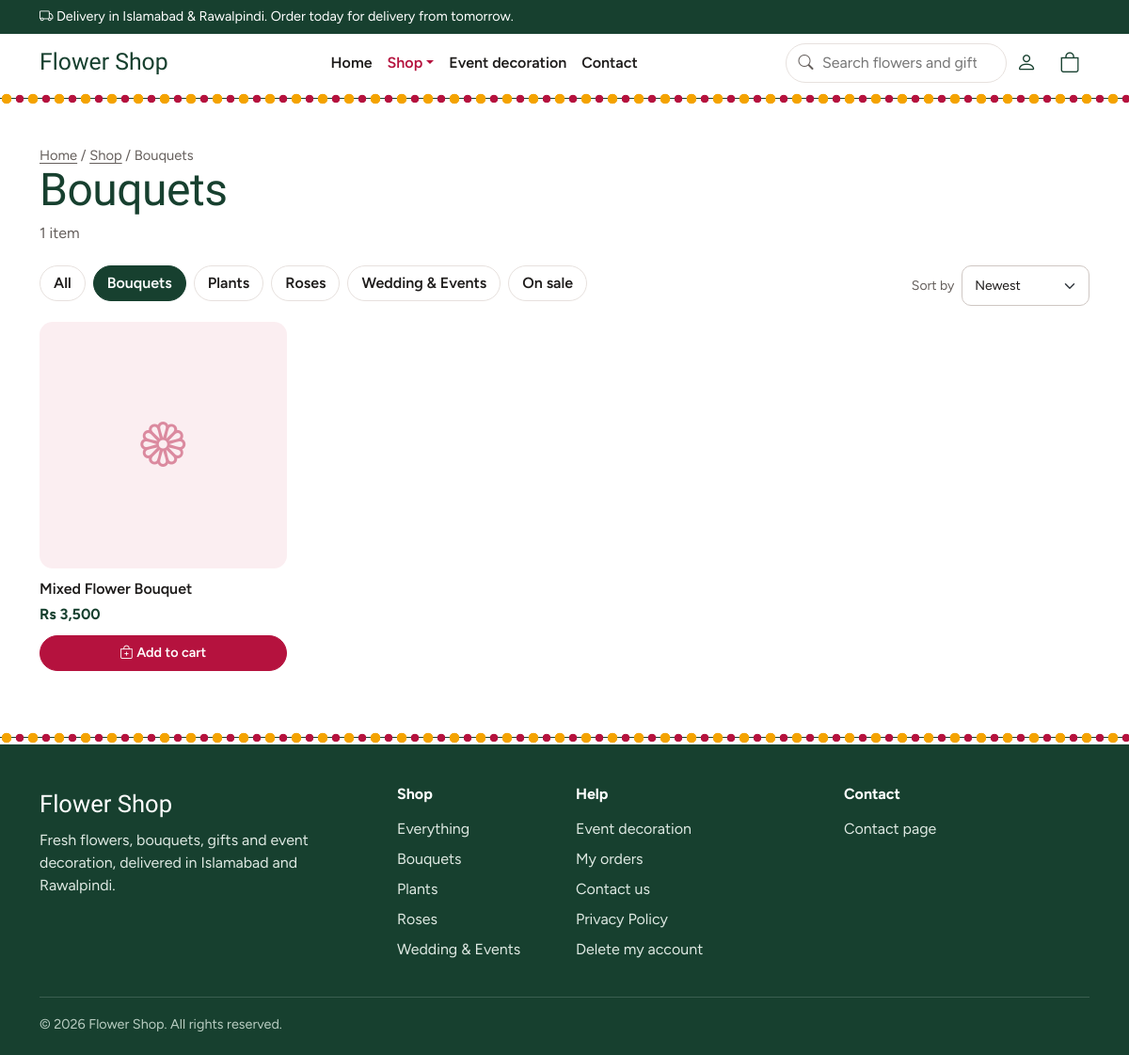
The app's page /shop.php?cat=2 with its own data.
### tables this page shows
CREATE TABLE categories (
  id         INT AUTO_INCREMENT PRIMARY KEY,
  name       VARCHAR(80) NOT NULL UNIQUE,
  is_active  TINYINT(1) NOT NULL DEFAULT 1,
  image      VARCHAR(255) NULL                   
);

CREATE TABLE flowers (
  id           INT AUTO_INCREMENT PRIMARY KEY,
  category_id  INT NULL,
  name         VARCHAR(120) NOT NULL,
  description  TEXT,
  price        DECIMAL(10,2) NOT NULL,            
  image        VARCHAR(255) NOT NULL,             
  stock        INT NOT NULL DEFAULT 0,
  same_day_available TINYINT(1) NOT NULL DEFAULT 1,  
  is_active    TINYINT(1) NOT NULL DEFAULT 1,     
  created_at   TIMESTAMP DEFAULT CURRENT_TIMESTAMP,
  old_price    DECIMAL(10,2) NULL,                
  is_featured  TINYINT(1) NOT NULL DEFAULT 0,     
  FOREIGN KEY (category_id) REFERENCES categories(id) ON DELETE SET NULL
);

### config/notify.php (called while the page is built, shortened)
<?php
function delivery_cities(array $settings): array
{
    $raw = $settings['delivery_cities'] ?? 'Islamabad, Rawalpindi';
    return array_values(array_filter(array_map('trim', explode(',', $raw))));
}

### shop.php (the view, shortened to what this page needs)
<?php
require __DIR__ . '/site/_init.php';
$cat  = (int) ($_GET['cat'] ?? 0);
$q    = trim((string) ($_GET['q'] ?? ''));
$sale = !empty($_GET['sale']);
$sort = in_array($_GET['sort'] ?? '', ['low', 'high'], true) ? $_GET['sort'] : 'new';
$cats    = shop_categories($pdo);
$current = null;
foreach ($cats as $c) {
    if ((int) $c['id'] === $cat) $current = $c;
}
$sql    = "SELECT * FROM flowers WHERE is_active = 1";
$params = [];
if ($cat > 0) {
    $sql .= " AND category_id = ?";
    $params[] = $cat;
}
$sql .= " ORDER BY (stock > 0) DESC, " . ['new' => 'id DESC', 'low' => 'price ASC', 'high' => 'price DESC'][$sort];
$stmt = $pdo->prepare($sql);
$stmt->execute($params);
$flowers = $stmt->fetchAll();
$link = function (array $change) use ($cat, $q, $sale, $sort): string {
    $now = array_merge(['cat' => $cat ?: null, 'q' => $q !== '' ? $q : null, 'sale' => $sale ? 1 : null,
                        'sort' => $sort !== 'new' ? $sort : null], $change);
    $qs  = http_build_query(array_filter($now, fn($v) => $v !== null));
    return url('shop.php' . ($qs !== '' ? '?' . $qs : ''));
};
if ($q !== '')        $heading = 'Results for "' . $q . '"';
elseif ($current)     $heading = $current['name'];
elseif ($sale)        $heading = 'On sale';
else                  $heading = 'All flowers and gifts';
require __DIR__ . '/site/_header.php';
?>
<div class="container">
  <div class="page-head">
    <p class="crumbs"><a href="<?= url() ?>">Home</a> / <a href="<?= url('shop.php') ?>">Shop</a><?= $current ? ' / ' . e($current['name']) : '' ?></p>
    <h1><?= e($heading) ?></h1>
    <p><?= count($flowers) ?> <?= count($flowers) === 1 ? 'item' : 'items' ?><?= $sale && ($current || $q !== '') ? ' on sale' : '' ?></p>
  </div>
  <div class="d-flex flex-wrap align-items-center justify-content-between gap-3 my-3">
    <nav class="chips" aria-label="Categories">
      <a class="chip <?= $cat === 0 && !$sale ? 'active' : '' ?>" href="<?= $link(['cat' => null, 'sale' => null]) ?>">All</a>
      <?php foreach ($cats as $c): ?>
        <a class="chip <?= $cat === (int) $c['id'] ? 'active' : '' ?>" href="<?= $link(['cat' => (int) $c['id']]) ?>"><?= e($c['name']) ?></a>
      <?php endforeach; ?>
      <a class="chip <?= $sale ? 'active' : '' ?>" href="<?= $link(['sale' => $sale ? null : 1]) ?>">On sale</a>
    </nav>
    <form method="get" action="<?= url('shop.php') ?>" class="d-flex align-items-center gap-2">
      <label for="sort" class="text-muted small text-nowrap">Sort by</label>
      <select id="sort" name="sort" class="form-select form-select-sm" style="width:auto" onchange="this.form.submit()">
        <option value="new"  <?= $sort === 'new' ? 'selected' : '' ?>>Newest</option>
      </select>
    </form>
  </div>
  <?php if ($flowers): ?>
    <div class="products mb-4">
      <?php foreach ($flowers as $f) echo product_card($f); ?>
    </div>
  <?php endif; ?>
</div>
<?php require __DIR__ . '/site/_footer.php'; ?>

### site/_init.php (shortened to what this page needs)
<?php
require_once __DIR__ . '/../config/notify.php';
require_once __DIR__ . '/../config/bookings.php';
$settings = $pdo->query("SELECT setting_key, setting_value FROM settings")->fetchAll(PDO::FETCH_KEY_PAIR);
$shop_name = $settings['shop_name'] ?? 'Flower Shop';
function e($value): string
{
    return htmlspecialchars((string) $value, ENT_QUOTES, 'UTF-8');
}
function rs($amount): string
{
    return 'Rs ' . number_format((float) $amount);
}
function url(string $path = ''): string
{
    return BASE_PATH . ltrim($path, '/');
}
function photo(?string $path): string
{
    return ($path && is_file(__DIR__ . '/../' . $path)) ? url($path) : '';
}
function shop_categories(PDO $pdo): array
{
    static $cats = null;
    if ($cats === null) {
        $cats = $pdo->query(
            "SELECT c.*, (SELECT COUNT(*) FROM flowers f WHERE f.category_id = c.id AND f.is_active = 1) AS item_count
             FROM categories c WHERE c.is_active = 1 ORDER BY c.name"
        )->fetchAll();
    }
    return $cats;
}
function product_card(array $f): string
{
    $img   = photo($f['image']);
    $link  = url('product.php?id=' . (int) $f['id']);
    $old   = (float) ($f['old_price'] ?? 0);
    $price = (float) $f['price'];
    $sale  = $old > $price;
    $out   = (int) $f['stock'] < 1;
    ob_start(); ?>
    <article class="product">
      <a class="product-photo" href="<?= $link ?>" aria-label="<?= e($f['name']) ?>">
        <?php if ($img): ?>
          <img src="<?= e($img) ?>" alt="<?= e($f['name']) ?>" loading="lazy">
        <?php else: ?>
          <span class="no-photo"><i class="bi bi-flower1"></i></span>
        <?php endif; ?>
      </a>
      <h3 class="product-name"><a href="<?= $link ?>"><?= e($f['name']) ?></a></h3>
      <p class="product-price">
        <span class="now"><?= rs($price) ?></span>
      </p>
      <?php if ($out): ?>
        <a class="btn btn-outline-leaf btn-sm w-100" href="<?= $link ?>">View details</a>
      <?php else: ?>
        <form method="post" action="<?= url('cart.php') ?>">
          <button class="btn btn-rose btn-sm w-100"><i class="bi bi-bag-plus"></i> Add to cart</button>
        </form>
      <?php endif; ?>
    </article>
    <?php
    return ob_get_clean();
}

### site/_footer.php (shortened to what this page needs)
<?php
$f_phone   = trim($settings['shop_phone'] ?? '');
$f_wa      = trim($settings['shop_whatsapp'] ?? '');
$f_email   = trim($settings['shop_email'] ?? '');
$f_address = trim($settings['shop_address'] ?? '');
?>
</main>
<footer class="site-footer">
  <div class="garland" aria-hidden="true"></div>
  <div class="container">
    <div class="row gy-4">
      <div class="col-lg-4">
        <p class="footer-brand"><?= e($shop_name) ?></p>
        <p class="footer-text">Fresh flowers, bouquets, gifts and event decoration, delivered in
          <?= e(implode(' and ', delivery_cities($settings))) ?>.</p>
      </div>
      <div class="col-6 col-lg-2">
        <h2 class="footer-head">Shop</h2>
        <ul class="footer-links">
          <li><a href="<?= url('shop.php') ?>">Everything</a></li>
          <?php foreach (array_slice(shop_categories($pdo), 0, 6) as $c): ?>
            <li><a href="<?= url('shop.php?cat=' . (int) $c['id']) ?>"><?= e($c['name']) ?></a></li>
          <?php endforeach; ?>
        </ul>
      </div>
      <div class="col-6 col-lg-3">
        <h2 class="footer-head">Help</h2>
        <ul class="footer-links">
          <li><a href="<?= url('events.php') ?>">Event decoration</a></li>
          <li><a href="<?= url('orders.php') ?>">My orders</a></li>
          <li><a href="<?= url('contact.php') ?>">Contact us</a></li>
          <li><a href="<?= url('privacy.php') ?>">Privacy Policy</a></li>
          <li><a href="<?= url('delete-account.php') ?>">Delete my account</a></li>
        </ul>
      </div>
      <div class="col-lg-3">
        <h2 class="footer-head">Contact</h2>
        <ul class="footer-links footer-contact">
          <?php if ($f_phone === '' && $f_wa === '' && $f_email === '' && $f_address === ''): ?>
            <li><a href="<?= url('contact.php') ?>">Contact page</a></li>
          <?php endif; ?>
        </ul>
      </div>
    </div>
    <p class="copyright">&copy; <?= date('Y') ?> <?= e($shop_name) ?>. All rights reserved.</p>
  </div>
</footer>
</body>
</html>

### assets/site.css (style rules this page uses)
:root { --leaf: #17402f; --leaf-dark: #0f2d21; --rose: #b5123e; --rose-dark: #8f0d30; --marigold: #f4a300; --petal: #fbeef1; --mist: #eef4ee; --ink: #1e1c1b; --muted: #655f5c; --line: #e7e1de; --display: "Rozha One", Georgia, serif; --body: "Figtree", system-ui, -apple-system, "Segoe UI", Roboto, Arial, sans-serif; --bs-body-font-family: var(--body); --bs-body-color: var(--ink); --bs-link-color-rgb: 181, 18, 62; --bs-link-hover-color-rgb: 143, 13, 48; }
body { font-family: var(--body); color: var(--ink); background: #fff; }
h1, h2, .display { font-family: var(--display); font-weight: 400; color: var(--leaf); letter-spacing: -0.01em; }
h1 { font-size: clamp(2.1rem, 4.5vw, 3rem); line-height: 1.08; }
h2 { font-size: clamp(1.6rem, 3.2vw, 2.25rem); line-height: 1.12; margin-bottom: 0; }
h3 { font-size: 1.05rem; font-weight: 600; color: var(--ink); }
a { text-underline-offset: 3px; }
.text-muted { color: var(--muted) !important; }
.btn { border-radius: 999px; font-weight: 600; padding: 0.6rem 1.25rem; }
.btn-sm { padding: 0.45rem 0.9rem; font-size: 0.9rem; }
.btn-rose { background: var(--rose); border-color: var(--rose); color: #fff; }
.form-control, .form-select { border-color: #cfc7c3; border-radius: 10px; padding: 0.6rem 0.8rem; }
.garland { height: 14px; background: radial-gradient(circle at 7px 7px, var(--marigold) 5px, transparent 5.6px) 0 0 / 28px 14px repeat-x, radial-gradient(circle at 21px 7px, var(--rose) 4px, transparent 4.6px) 0 0 / 28px 14px repeat-x, linear-gradient(var(--leaf), var(--leaf)) 0 6.5px / 100% 1px no-repeat; }
.page-head { padding: 34px 0 6px; }
.page-head p { color: var(--muted); margin: 8px 0 0; max-width: 62ch; }
.crumbs { font-size: 0.92rem; color: var(--muted); margin-bottom: 10px; }
.crumbs a { color: var(--muted); }
.products { display: grid; grid-template-columns: repeat(2, minmax(0, 1fr)); gap: 26px 14px; }
@media (min-width: 768px) { .products { grid-template-columns: repeat(3, minmax(0, 1fr)); gap: 32px 22px; } }
@media (min-width: 1100px) { .products { grid-template-columns: repeat(4, minmax(0, 1fr)); } }
.product { display: flex; flex-direction: column; }
.product-photo { position: relative; display: block; border-radius: 14px; overflow: hidden; aspect-ratio: 1; background: var(--petal); }
.no-photo { position: absolute; inset: 0; display: flex; align-items: center; justify-content: center; font-size: 3rem; color: var(--rose); opacity: 0.45; }
.product-name { margin: 12px 0 4px; font-size: 1rem; font-weight: 600; line-height: 1.3; }
.product-name a { color: var(--ink); text-decoration: none; }
.product-price { margin: 0 0 10px; }
.product-price .now { font-weight: 700; color: var(--leaf); }
.product form, .product > .btn { margin-top: auto; }
.chips { display: flex; gap: 8px; flex-wrap: nowrap; overflow-x: auto; padding-bottom: 6px; scrollbar-width: thin; }
.chip { flex: none; border: 1.5px solid var(--line); border-radius: 999px; padding: 6px 14px; color: var(--ink); text-decoration: none; font-weight: 600; background: #fff; }
.chip.active { background: var(--leaf); border-color: var(--leaf); color: #fff; }
.site-footer { background: var(--leaf); color: #dfe9e3; margin-top: 64px; }
.site-footer .garland { background-color: #fff; }
.site-footer .container { padding-top: 44px; padding-bottom: 22px; }
.footer-brand { font-family: var(--display); font-size: 1.6rem; color: #fff; margin-bottom: 8px; }
.footer-text { max-width: 34ch; }
.footer-head { font-family: var(--body); font-size: 1rem; font-weight: 700; color: #fff; letter-spacing: 0; margin-bottom: 12px; }
.footer-links { list-style: none; padding: 0; margin: 0; }
.footer-links li { padding: 4px 0; }
.footer-links a, .site-footer a { color: #dfe9e3; text-decoration: none; }
.copyright { border-top: 1px solid rgba(255, 255, 255, 0.16); margin: 34px 0 0; padding-top: 18px; font-size: 0.9rem; color: #b9cdc2; }

### records on screen
categories: name "Bouquets"
categories: name "Plants"
categories: name "Roses"
categories: name "Wedding & Events"
flowers: name "Mixed Flower Bouquet", price "Rs 3,500"

### other values on screen
$h_cities "Islamabad & Rawalpindi"
$shop_name "Flower Shop"
count($flowers) "1"
implode(' and ', delivery_cities($settings)) "Islamabad and Rawalpindi"
